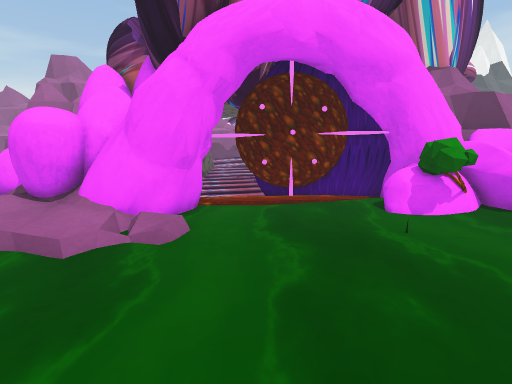
view 1 (above)

24 first-person views from a walk through a 3-D level made in the Unity game engine. The camera is 1.3 m above the floor, tilts 12° down and sees 85° across. Doors are open. The floor is counted in squares, 0.5 m on a side. Each view is taken from the middle of a square. On the plan, view 1 faces up. The plan holds only what a view shows up to about 19 squares ahead; the rest is blank. The place goes on beyond the plan. The player is left out. Some surface patterns are stand-ins.

view 2
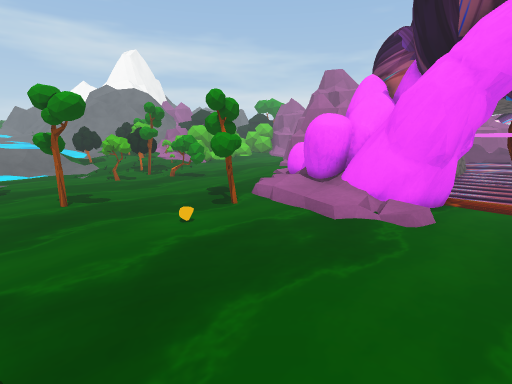

view 3
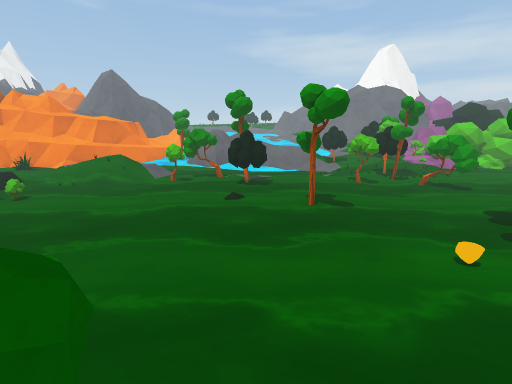

view 4
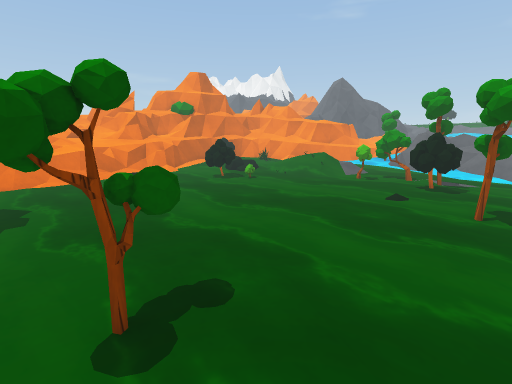

view 5
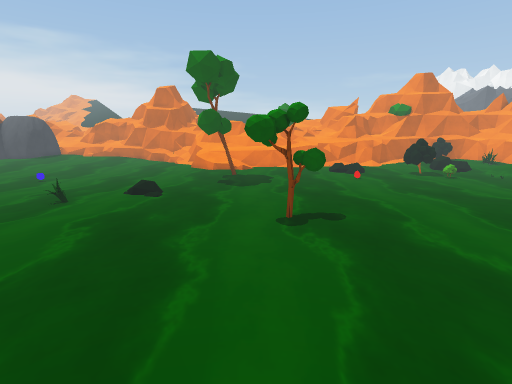

view 6
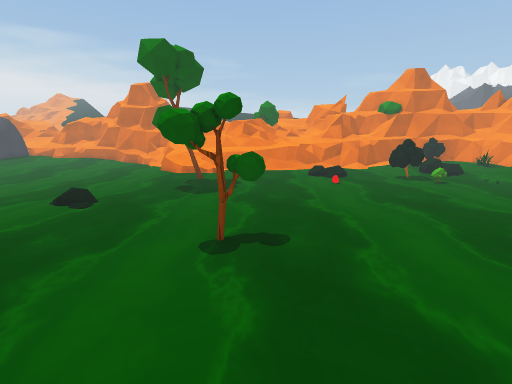

view 7
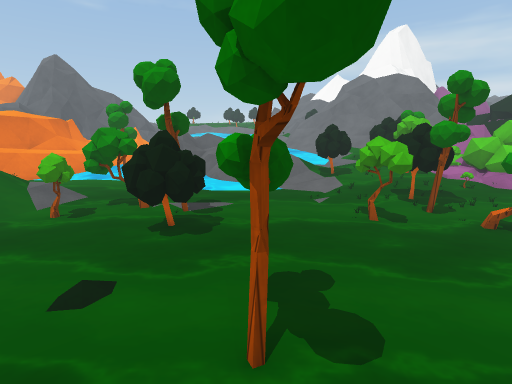

view 8
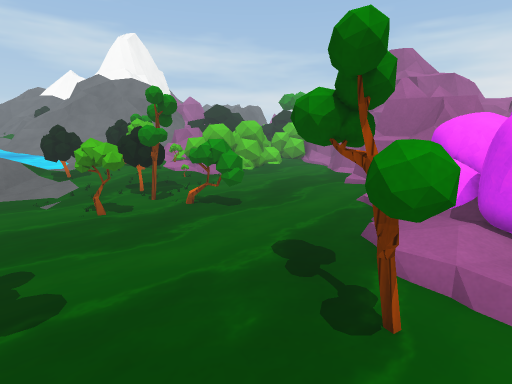

view 9
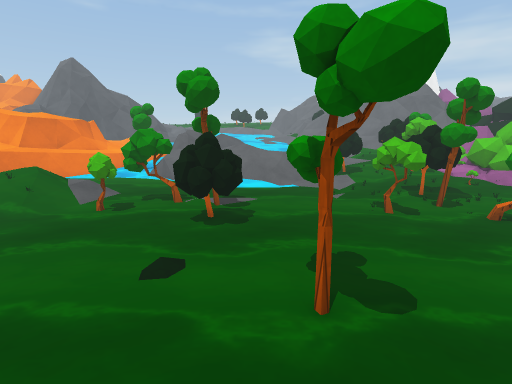

view 10
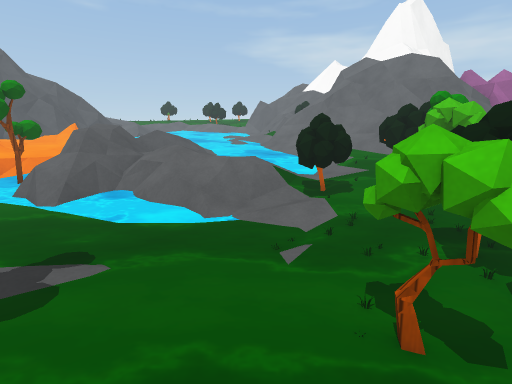

view 11
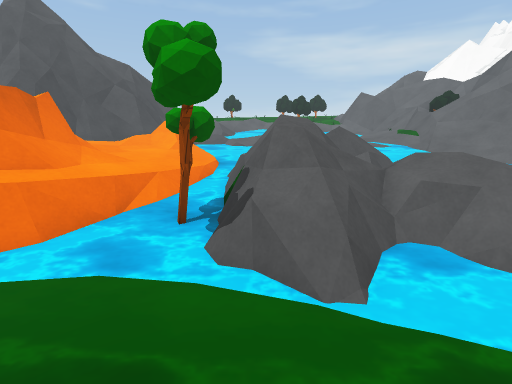

view 12
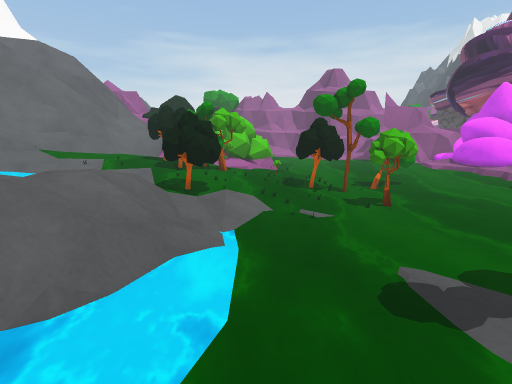

view 13
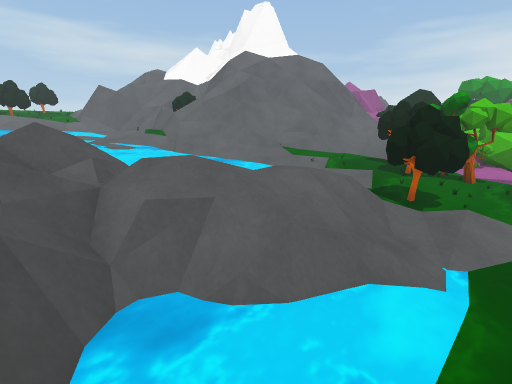

view 14
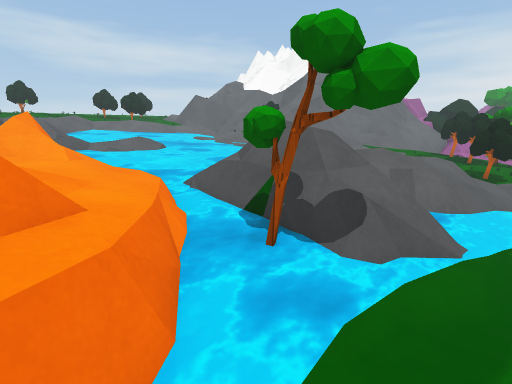

view 15
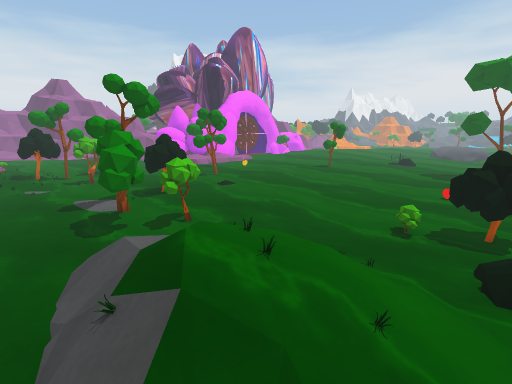

view 16
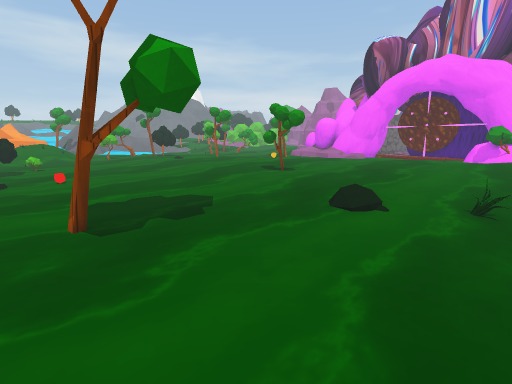

view 17
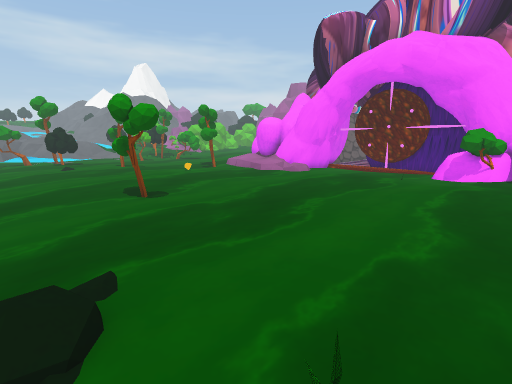

view 18
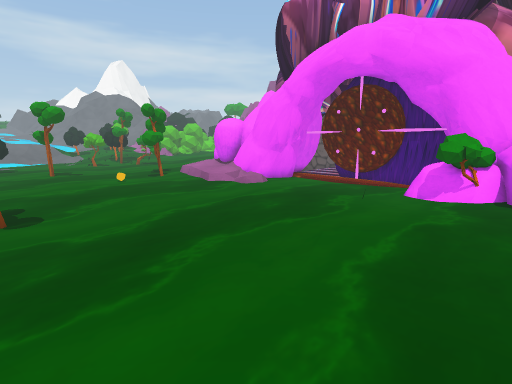

view 19
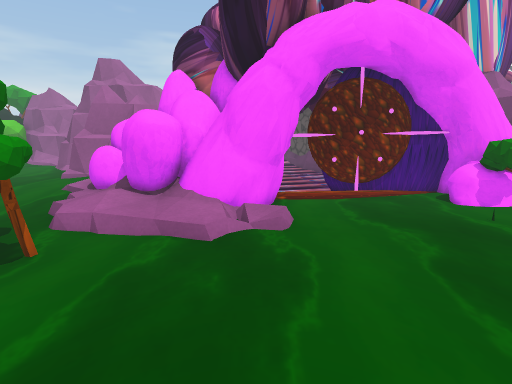

view 20
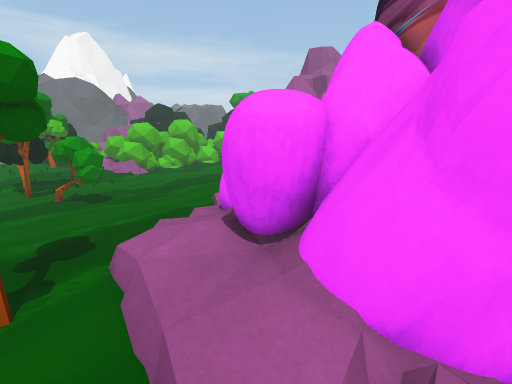

view 21
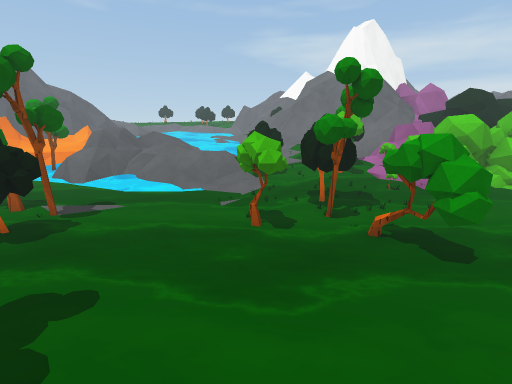

view 22
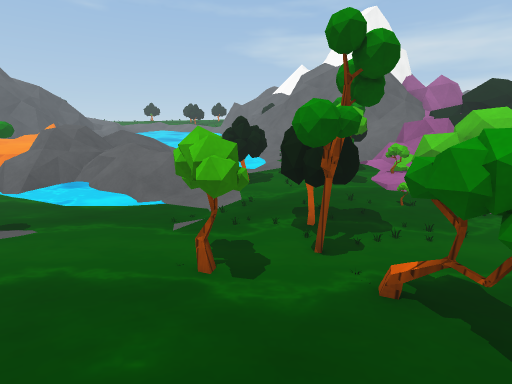

view 23
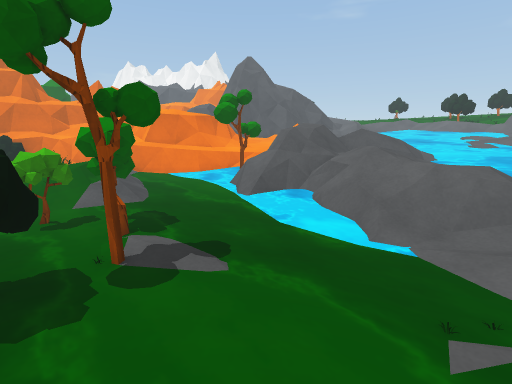

view 24
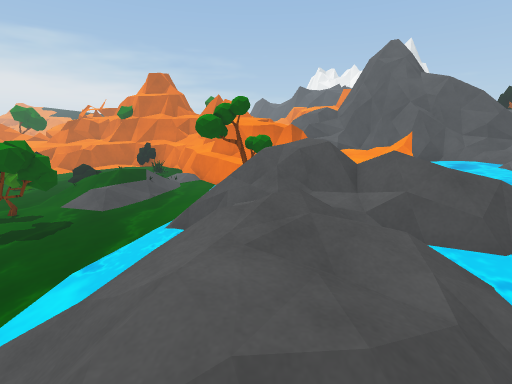

### Floor plan
Key: @ floor where view 1 was taken; # wall or solid block; x gap in a wall; . main floor; : floor 0.25 m higher than the main floor; - floor 0.25 m lower than the main floor; + floor 0.5 m higher than the main floor; * floor 0.75 m higher than the main floor; % floor 1 m higher than the main floor; & floor 1.25 m higher than the main floor; $ floor 1.5 m higher than the main floor; / step, stairs or slope; D open door; = window, fence, low wall or low ledge; ~ water the walk can cross; ≈ water the walk keeps out of; ^ raised ledge; v drop or lower ground; T thing the floor can be seen under or through; O other object.
Columns run from 38 left of view 1 to 8 right of it. Each row starts with its distance up from view 1.
 13 ###==/////^=###==..........:O OOO  O
 12 ##=#/////+*+*=^==..........:OOOOOOO# ..       #
 11 #===/////: =:%::/........../OOO #O  DDDOD######
 10 #==#///// ###::./...........OOO OO####.....^#^^
  9 ^=/////++######.....--=......:OOO####......=#=^
  8 ^=////*+++=####...TT TT=.....::OO==#........=.^
  7 =/////*++/:##:...TTTTTT-......:::::...........:
  6 /////////:::::...TTTT----...TT...:...........::
  5 /////~~~~:::=#=....-TT---...TTT............::::
  4 ////~~~~~:::=#=....-TT-.......T............::::
  3 //~~~~~~  ///=.-------.....................::::
  2 ~~~~~~~~/+*+/..------......................::::
  1 ≈≈~≈~~ //+**//-----............................
  0 ≈~~~~~~///*///~----......###..........@........
 -1 ≈≈≈~/≈≈/***///~----..=.........................
 -2 ≈≈  ///~/*///≈~---..##==.......................
 -3 ≈≈≈  %%///*:≈~~---####=............###.........
 -4 ≈≈≈   /////:~~----.x...........................
 -5 ≈≈≈~   ///*#:≈----##........................./.
 -6 ≈≈≈≈≈   $&&*:≈----##==........................-
 -7 ≈≈≈≈≈≈ ====+x.----#=#.....................:..--
 -8 ≈≈≈≈≈≈≈≈≈####..--/----.......----......-....---
 -9 ≈≈≈^^^^≈≈≈##≈...////.--------------------------
-10 ≈≈^^^^^^^≈~~~..-/////--------------------------
-11 ≈ ^^^^^^^^^~~...//+//------------------##------
-12 ≈ ^^^^^^^^^=~..//+////-----------------##------
-13 #= ^^^^^####=..////:/----=-------------# ------
-14 v^ ^^  ######=.. //:/.--=#=---------...=-------
-15 vv ^^       ##=.  ...:..=#=--/  --......----  -

Positions as (right, up) in squares from view 1, and headings:
1: (0, 0), facing up
2: (0, -2), facing up-left
3: (-2, -2), facing left
4: (-1, 1), facing down-left
5: (-1, 6), facing down
6: (-3, 4), facing down
7: (-9, 0), facing left
8: (-7, 1), facing up-left
9: (-8, -1), facing left
10: (-15, 2), facing left
11: (-21, -7), facing left
12: (-23, -6), facing up
13: (-23, -5), facing up-left
14: (-24, -13), facing up-left
15: (-23, -15), facing up-right
16: (8, -15), facing up-left
17: (8, -7), facing up-left
18: (8, -3), facing up-left
19: (-3, -1), facing up
20: (-3, 5), facing up-left
21: (-10, 4), facing left
22: (-13, 5), facing left
23: (-17, 3), facing down-left
24: (-28, 4), facing down
